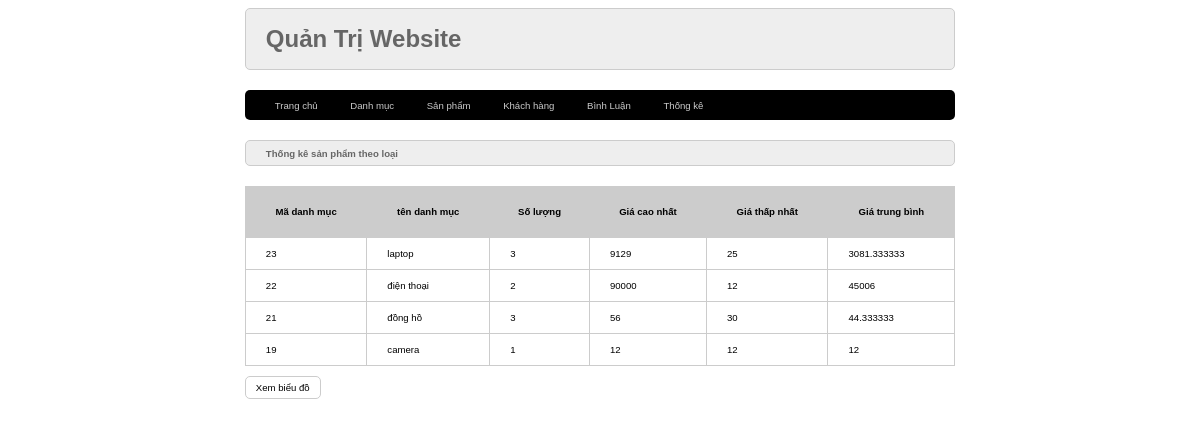
The page /admin/index.php?act=thongke on the database its author committed.
### tables this page shows
CREATE TABLE `danhmuc` (
  `id` int(11) NOT NULL,
  `tendanhmuc` varchar(50) NOT NULL
);

### model/pdo.php (called while the page is built, shortened)
<?php
function pdo_get_connection(){
    $host = "127.0.0.1";
    $username ="root";
    $password ="";
    $dbname ="duanmau2024";
    try{
        $conn = new PDO("mysql:host=$host; dbname=$dbname; charset=utf8", $username, $password);
        $conn->setAttribute(PDO::ATTR_ERRMODE, PDO::ERRMODE_EXCEPTION);
        return $conn;
    }catch(PDOException $e){
        echo "Lỗi kết nối CSDL: " . $e->getMessage();
    }
}
function pdo_query($sql){
    $sql_args = array_slice(func_get_args(), 1);
    try{
        $conn = pdo_get_connection();
        $stmt = $conn->prepare($sql);
        $stmt->execute($sql_args);
        $rows = $stmt->fetchAll();
        return $rows;
    }
    catch(PDOException $e){
        throw $e;
    }
    finally{
        unset($conn);
    }
}

### model/cart.php (called while the page is built)
<?php
    function loadall_thongke(){
        $sql="select danhmuc.id as madm, danhmuc.tendanhmuc as tendm, count(sanpham.id) as countsp, min(sanpham.price) as minprice, max(sanpham.price) as maxprice, avg(sanpham.price) as avgprice";
        $sql.=" from sanpham left join danhmuc on danhmuc.id=sanpham.iddm";
        $sql.=" group by danhmuc.id order by danhmuc.id desc";
        $listtk=pdo_query($sql);
        return $listtk;
    }
?>

### admin/thongke/list.php (the view)
<div class="row">
    <div class="row formtitle">
        <h1>Thống kê sản phẩm theo loại</h1>
    </div>
    <div class="row formcontent">
        <div class="row mb10 formdslh">
            <table>
                <tr>
                    <th>Mã danh mục</th>
                    <th>tên danh mục</th>
                    <th>Số lượng</th>
                    <th>Giá cao nhất</th>
                    <th>Giá thấp nhất</th>
                    <th>Giá trung bình</th>
                </tr>
                <?php
                    foreach ($listthongke as $thongke) {
                        extract($thongke);
                        echo'
                        <tr>
                            <td>'.$madm.'</td>
                            <td>'.$tendm.'</td>
                            <td>'.$countsp.'</td>
                            <td>'.$maxprice.'</td>
                            <td>'.$minprice.'</td>
                            <td>'.$avgprice.'</td>
                        </tr>
                        ';
                    }
                ?>
            </table>
        </div>
        <div class="row mb10">
            <a href="index.php?act=bieudo"><input type="button" value="Xem biểu đồ"></a>
        </div>
    </div>
</div>

### admin/style.css (style rules this page uses)
* { box-sizing: border-box; font-family: sans-serif; font-size: 0.8vw; }
.row { float: left; width: 100%; }
.mb10 { margin-bottom: 10px; }
.formtk input[type="submit"], .formcontent input[type="submit"], .formcontent input[type="reset"], .formcontent input[type="button"] { border-radius: 5px; padding: 5px 10px; background-color: white; border: 1px #CCC solid; }
.formtitle { background-color: #EEE; border: 1px #CCC solid; color: #666; border-radius: 5px; padding: 0px 20px; }
.formcontent { padding: 20px 0; }
.formdslh table { width: 100%; border-collapse:collapse ; }
.formdslh table th { background-color: #CCC; padding: 20px; }
.formdslh table td { padding: 10px 20px; border: 1px #CCC solid; }

### rows shown on the page
danhmuc: id "23", tendanhmuc "laptop", countsp "3", maxprice "9129", minprice "25", avgprice "3081.333333"
danhmuc: id "22", tendanhmuc "điện thoại", countsp "2", maxprice "90000", minprice "12", avgprice "45006"
danhmuc: id "21", tendanhmuc "đồng hồ", countsp "3", maxprice "56", minprice "30", avgprice "44.333333"
danhmuc: id "19", tendanhmuc "camera", countsp "1", maxprice "12", minprice "12", avgprice "12"
